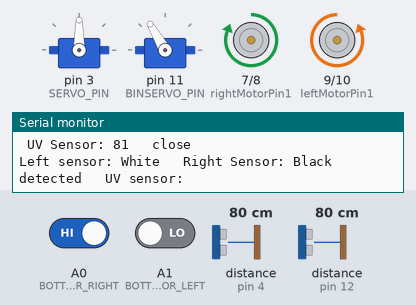
The sketch below on a simulated Arduino Uno, built with avr-gcc and run on an emulated ATmega328P. Shown: 2 × servo, motor-driver pin pairs drawn as motors (green arrow = first pin HIGH = forward, orange = second pin HIGH = backward, longer = more drive, scaled by the enable pin), the last lines printed to the serial monitor. The inputs (shaded band) are chosen by the test bench; at power-on: distance to the obstacle (sensors on pin 4, pin 12) 80 cm, A0 (BOTTOM_IR_SENSOR_RIGHT) HIGH, A1 (BOTTOM_IR_SENSOR_LEFT) LOW. The echo pulse lasts 58.3 µs per cm.

Above: at 1.7 s.
1.8 s: distance to the obstacle (sensor on pin 4) set to 21 cm
3.4 s: distance to the obstacle (sensor on pin 4) set to 17 cm
At 5.1 s:
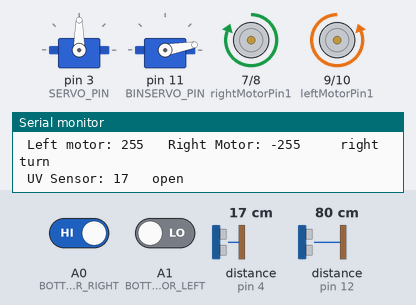
5.4 s: A0 (BOTTOM_IR_SENSOR_RIGHT) driven LOW
At 7.4 s:
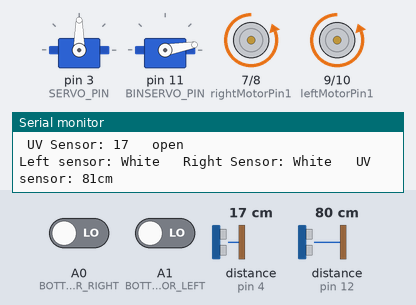
7.7 s: distance to the obstacle (sensor on pin 12) set to 22 cm
9.6 s: distance to the obstacle (sensor on pin 12) set to 18 cm
At 12.2 s:
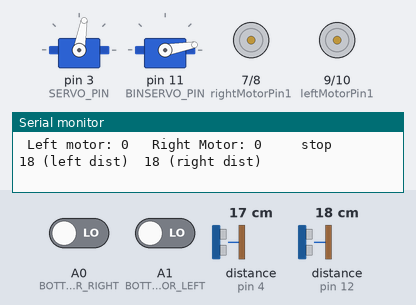
12.8 s: A1 (BOTTOM_IR_SENSOR_LEFT) driven HIGH
At 16.5 s:
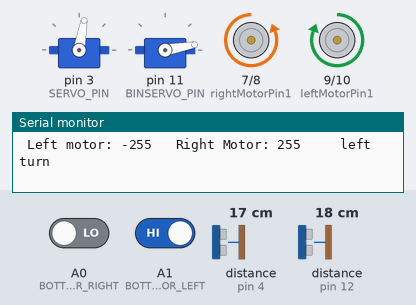
Timing chart, 0 to 17.0 s (numbered marks = the images above; inputs shaded):
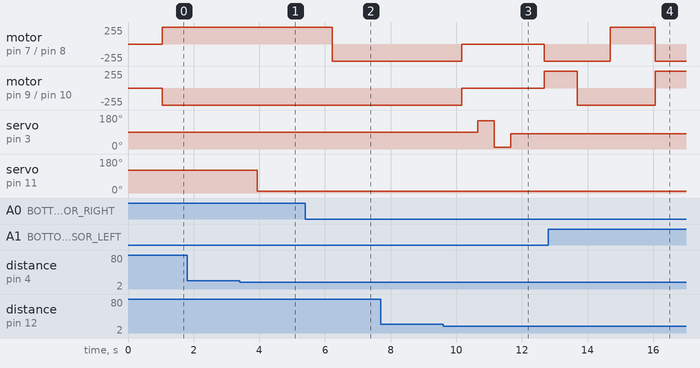

Measured:
- the behaviour switches between 20 and 19 cm on distance to the obstacle (sensor on pin 4) (found by bisection; images 0 and 1)
- the behaviour switches between 20 and 19 cm on distance to the obstacle (sensor on pin 12) (found by bisection; images 2 and 3)
- after the input at 3.4 s, servo on pin 11 (BINSERVO_PIN): 120° → 10° after 0.53 s
- after the input at 5.4 s, motor on pin 7 (rightMotorPin1) / pin 8 (rightMotorPin2): forward 255/255 → backward 255/255 after 0.82 s
- after the input at 9.6 s, motor on pin 7 (rightMotorPin1) / pin 8 (rightMotorPin2): backward 255/255 → stopped after 0.56 s, → backward 255/255 2.5 s later; motor on pin 9 (leftMotorPin1) / pin 10 (leftMotorPin2): backward 255/255 → stopped after 0.56 s, → forward 255/255 2.5 s later
- after the input at 12.8 s, servo on pin 3 (SERVO_PIN): stays 80° (without the input it goes to 150° after 3.7 s)

The sketch:

Code.ino
```cpp
#include <Servo.h>
#include <NewPing.h>

#define LINE_FOLLOWER_WITH_OBSTACLE_AVOIDING_MODE 1
#define OBSTACLE_AVOIDING_MODE                    2
#define ROBOT_CONTROL_MODE LINE_FOLLOWER_WITH_OBSTACLE_AVOIDING_MODE

#define SERVO_PIN 3
#define BINSERVO_PIN 11
#define ULTRASONIC_SENSOR_TRIG 13
#define ULTRASONIC_SENSOR_ECHO 12
#define BIN_SENSOR_TRIG 2
#define BIN_SENSOR_ECHO 4

#define BOTTOM_IR_SENSOR_RIGHT A0
#define BOTTOM_IR_SENSOR_LEFT A1
/*#define TOP_IR_SENSOR_RIGHT A3
#define TOP_IR_SENSOR_LEFT A2*/


//Right motor
int enableRightMotor=5;
int rightMotorPin1=7;
int rightMotorPin2=8;

//Left motor
int enableLeftMotor=6;
int leftMotorPin1=9;
int leftMotorPin2=10;

NewPing mySensor[2] = {NewPing(ULTRASONIC_SENSOR_TRIG, ULTRASONIC_SENSOR_ECHO, 400), NewPing(BIN_SENSOR_TRIG, BIN_SENSOR_ECHO, 400)};

Servo myServo;

Servo myBinServo;

void setup()
{
  Serial.begin(9600);
  // put your setup code here, to run once:
  pinMode(enableRightMotor,OUTPUT);
  pinMode(rightMotorPin1,OUTPUT);
  pinMode(rightMotorPin2,OUTPUT);

  pinMode(enableLeftMotor,OUTPUT);
  pinMode(leftMotorPin1,OUTPUT);
  pinMode(leftMotorPin2,OUTPUT);

  myServo.attach(SERVO_PIN);
  myServo.write(90);
  myBinServo.attach(BINSERVO_PIN);
  myBinServo.write(120);

  pinMode(BOTTOM_IR_SENSOR_RIGHT, INPUT);
  pinMode(BOTTOM_IR_SENSOR_LEFT, INPUT);

/*  pinMode(TOP_IR_SENSOR_RIGHT, INPUT);
  pinMode(TOP_IR_SENSOR_LEFT, INPUT);*/

  rotateMotor(0,0);
}
/*void loop(){

  int distance = mySensor[0].ping_cm();
  int rightIRSensorValue = analogRead(BOTTOM_IR_SENSOR_RIGHT);
  int leftIRSensorValue = analogRead(BOTTOM_IR_SENSOR_LEFT);

  Serial.print(leftIRSensorValue);
  Serial.print("\t");
  Serial.print(rightIRSensorValue);
  Serial.print("\n");
  delay(5000);
  // High IR analog value means less reflected light, i.e, no object or black surface
  // Low IR analog value means high reflected light, i.e, object or reflective white surface

  //If none of the sensors detects black line, then go straight
  if (rightIRSensorValue > 900){
    myServo.write(180);
    delay(500);
    myServo.write(0);
    delay(500);
    myServo.write(180);
    delay(500);
  }

  if (distance > 0 && distance < 30) {
    myServo.write(180);
    delay(500);
    myServo.write(0);
    delay(500);
    myServo.write(180);
    delay(500);
  }
}*/

/*void obstacleAvoidingControl()
{
  static int MAX_REGULAR_MOTOR_SPEED  = 150;
  static int MAX_MOTOR_TURN_SPEED  = 200;
  static int DISTANCE_TO_CHECK  = 30;

  int distance = mySensor[0].ping_cm();

  //If distance is within 30 cm then adjust motor direction as below
  if (distance > 0 && distance < DISTANCE_TO_CHECK)
  {
    //Stop motors
    rotateMotor(0, 0);
    delay(500);

    //Reverse motors
    rotateMotor(-MAX_MOTOR_TURN_SPEED, -MAX_MOTOR_TURN_SPEED);
    delay(200);

    //Stop motors
    rotateMotor(0, 0);
    delay(500);

    //Rotate servo to left
    myServo.write(180);
    delay(500);

    //Read left side distance using ultrasonic sensor
    int distanceLeft = mySensor[0].ping_cm();

    //Rotate servo to right
    myServo.write(0);
    delay(500);

    //Read right side distance using ultrasonic sensor
    int distanceRight = mySensor[0].ping_cm();

    //Bring servo to center
    myServo.write(90);
    delay(500);

    if (distanceLeft == 0 )
    {
      rotateMotor(MAX_MOTOR_TURN_SPEED, -MAX_MOTOR_TURN_SPEED);
      delay(500);
    }
    else if (distanceRight == 0 )
    {
      rotateMotor(-MAX_MOTOR_TURN_SPEED, MAX_MOTOR_TURN_SPEED);
      delay(500);
    }
    else if (distanceLeft >= distanceRight)
    {
      rotateMotor(MAX_MOTOR_TURN_SPEED, -MAX_MOTOR_TURN_SPEED);
      delay(500);
    }
    else
    {
      rotateMotor(-MAX_MOTOR_TURN_SPEED, MAX_MOTOR_TURN_SPEED);
      delay(500);
    }
    rotateMotor(0, 0);
    delay(200);
  }
  else
  {
    rotateMotor(MAX_REGULAR_MOTOR_SPEED, MAX_REGULAR_MOTOR_SPEED);
  }
}*/

void lineFollowerWithObstacleAvoidingControl()
{
  static int MOTOR_SPEED = 255;
  static int TURNING_MOTOR_SPEED = 255;
  static int DISTANCE_TO_CHECK  = 20;

  int rightIRSensorValue = digitalRead(BOTTOM_IR_SENSOR_RIGHT);
  int leftIRSensorValue = digitalRead(BOTTOM_IR_SENSOR_LEFT);  Serial.print("Left sensor: ");
  Serial.print(leftIRSensorValue?"Black detected":"White");
  Serial.print("\t Right Sensor: ");
  Serial.print(rightIRSensorValue?"Black detected":"White");
  Serial.print("\t UV sensor: ");

  //If none of the sensors detects black line, then go straight
  if (rightIRSensorValue == LOW && leftIRSensorValue == LOW)
  {
    int distance = mySensor[0].ping_cm();
  Serial.print(distance);
  Serial.print("cm");
    //If object detected that is if distance is within 30 cm then adjust motor direction as below
    if (distance > 0 && distance < DISTANCE_TO_CHECK)
    {
      adjustRobotToAvoidObjectWhileFollowingLine();
    }
    else
    {
      rotateMotor(MOTOR_SPEED, MOTOR_SPEED);
    }
  }
  //If right sensor detects black line, then turn right
  else if (rightIRSensorValue == HIGH && leftIRSensorValue == LOW )
  {
      rotateMotor(-TURNING_MOTOR_SPEED, TURNING_MOTOR_SPEED);
  }
  //If left sensor detects black line, then turn left
  else if (rightIRSensorValue == LOW && leftIRSensorValue == HIGH )
  {
      rotateMotor(TURNING_MOTOR_SPEED, -TURNING_MOTOR_SPEED);
  }
  //If both the sensors detect black line, then stop
  else
  {
    rotateMotor(0, 0);
  }
  Serial.print("\n");
}


void adjustRobotToAvoidObjectWhileFollowingLine()
{
  static int MAX_MOTOR_TURN_SPEED  = 255;

  //Stop motors
  rotateMotor(0, 0);
  delay(500);

  //Rotate servo to left
  myServo.write(150);
  delay(500);

  //Read left side distance using ultrasonic sensor
  int distanceLeft = mySensor[0].ping_cm();

  //Rotate servo to right
  myServo.write(10);
  delay(500);

  //Read right side distance using ultrasonic sensor
  int distanceRight = mySensor[0].ping_cm();

  //Bring servo to center
  myServo.write(80);
  delay(500);
  Serial.print("\n");
  Serial.print(distanceLeft);
  Serial.print(" (left dist)\t");
  Serial.print(distanceRight);
  Serial.print(" (right dist)\n");
//  delay(1000);

  bool robotMovedToLeftDirection = false;
  if (distanceLeft == 0 )
  {
    robotMovedToLeftDirection = true;
    rotateMotor(MAX_MOTOR_TURN_SPEED, -MAX_MOTOR_TURN_SPEED);
    delay(500);
  }
  else if (distanceRight == 0 )
  {
    rotateMotor(-MAX_MOTOR_TURN_SPEED, MAX_MOTOR_TURN_SPEED);
    delay(500);
  }
  else if (distanceLeft >= distanceRight)
  {
    robotMovedToLeftDirection = true;
    rotateMotor(MAX_MOTOR_TURN_SPEED, -MAX_MOTOR_TURN_SPEED);
    delay(500);
  }
  else
  {
    rotateMotor(-MAX_MOTOR_TURN_SPEED, MAX_MOTOR_TURN_SPEED);
    delay(500);
  }

  rotateMotor(MAX_MOTOR_TURN_SPEED, MAX_MOTOR_TURN_SPEED);
  delay(500);

  if (robotMovedToLeftDirection)
  {
    rotateMotor(-MAX_MOTOR_TURN_SPEED, MAX_MOTOR_TURN_SPEED);
    delay(800);
  }
  else
  {
    rotateMotor(MAX_MOTOR_TURN_SPEED, -MAX_MOTOR_TURN_SPEED);
    delay(800);
  }
}

void rotateMotor(int rightMotorSpeed, int leftMotorSpeed) {
  Serial.print("\n Left motor: ");
  Serial.print(leftMotorSpeed);
  Serial.print("\t Right Motor: ");
  Serial.print(rightMotorSpeed);
  if ((rightMotorSpeed<0)&&(leftMotorSpeed>0)){
    Serial.print("\t\t right turn");
  } else if ((rightMotorSpeed>0)&&(leftMotorSpeed<0)){
    Serial.print("\t\t left turn");
  } else if ((rightMotorSpeed>0)&&(leftMotorSpeed>0)){
    Serial.print("\t\t straight");
  } else if ((rightMotorSpeed==0)&&(leftMotorSpeed==0)){
    Serial.print("\t\t stop");
  }
  Serial.print("\n");
  rightMotorSpeed=-rightMotorSpeed;
  leftMotorSpeed=-leftMotorSpeed;
  delay(500);
  if (rightMotorSpeed < 0)
  {
    digitalWrite(rightMotorPin1,LOW);
    digitalWrite(rightMotorPin2,HIGH);
  }
  else if (rightMotorSpeed >= 0)
  {
    digitalWrite(rightMotorPin1,HIGH);
    digitalWrite(rightMotorPin2,LOW);
  }

  if (leftMotorSpeed < 0)
  {
    digitalWrite(leftMotorPin1,LOW);
    digitalWrite(leftMotorPin2,HIGH);
  }
  else if (leftMotorSpeed >= 0)
  {
    digitalWrite(leftMotorPin1,HIGH);
    digitalWrite(leftMotorPin2,LOW);
  }

  analogWrite(enableRightMotor, abs(rightMotorSpeed));
  analogWrite(enableLeftMotor, abs(leftMotorSpeed));
}

void bin() {
  int dist = mySensor[1].ping_cm();
    Serial.print("\n UV Sensor: ");
    Serial.print(dist);
  //If distance is within 30 cm then adjust motor direction as below
  if (dist > 0 && dist < 20)
  {
    myBinServo.write(10);
    Serial.print("\t open \n");

  }
  else {
    myBinServo.write(120);
    Serial.print("\t close \n");
  }
}

void loop()
{
  switch (ROBOT_CONTROL_MODE)
  {
    /*case OBSTACLE_AVOIDING_MODE:
      obstacleAvoidingControl();
      break;
*/
    case LINE_FOLLOWER_WITH_OBSTACLE_AVOIDING_MODE:
      lineFollowerWithObstacleAvoidingControl();
      break;

    default:
      break;
  }
  bin();
//  delay(100);
}
```
